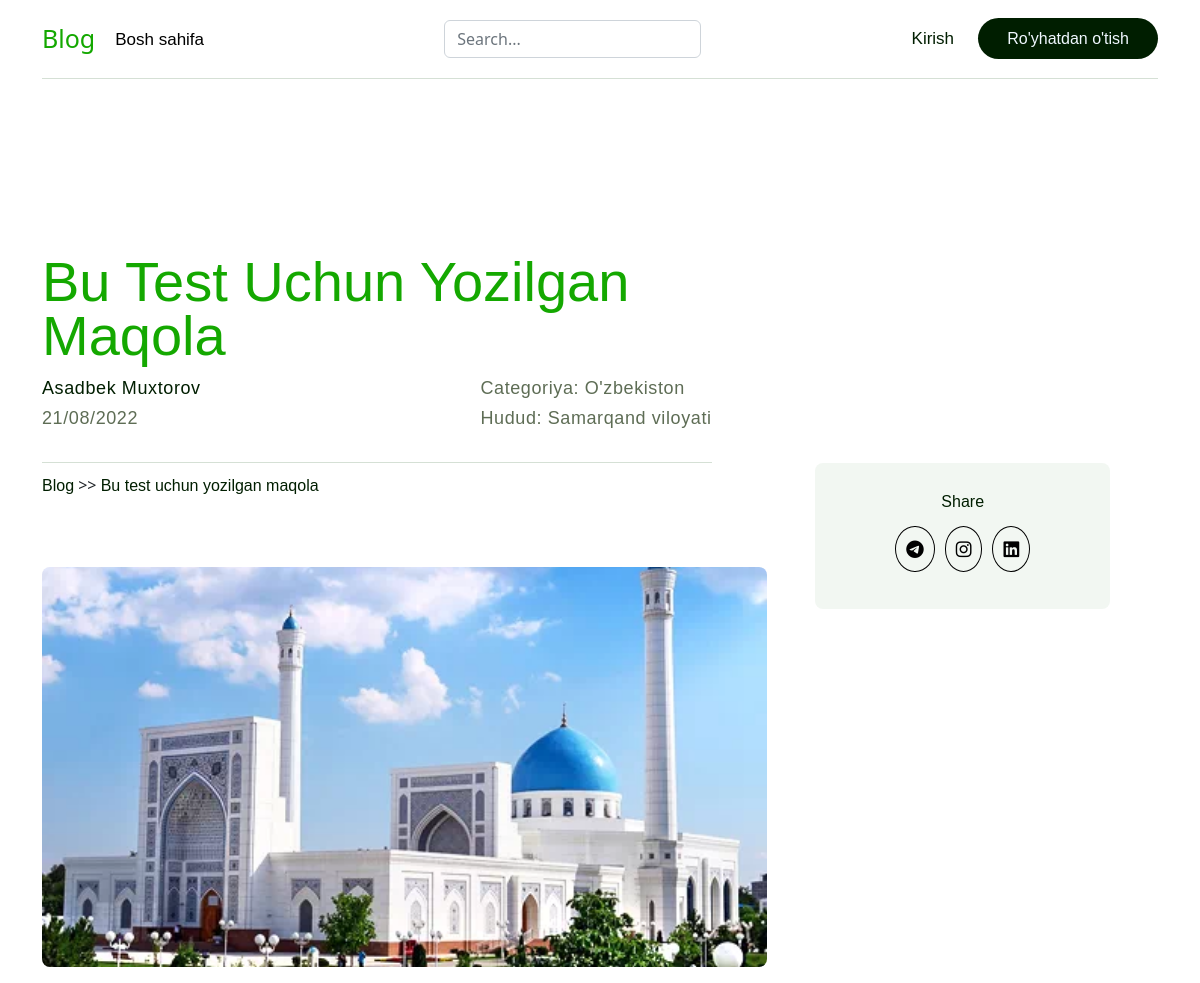
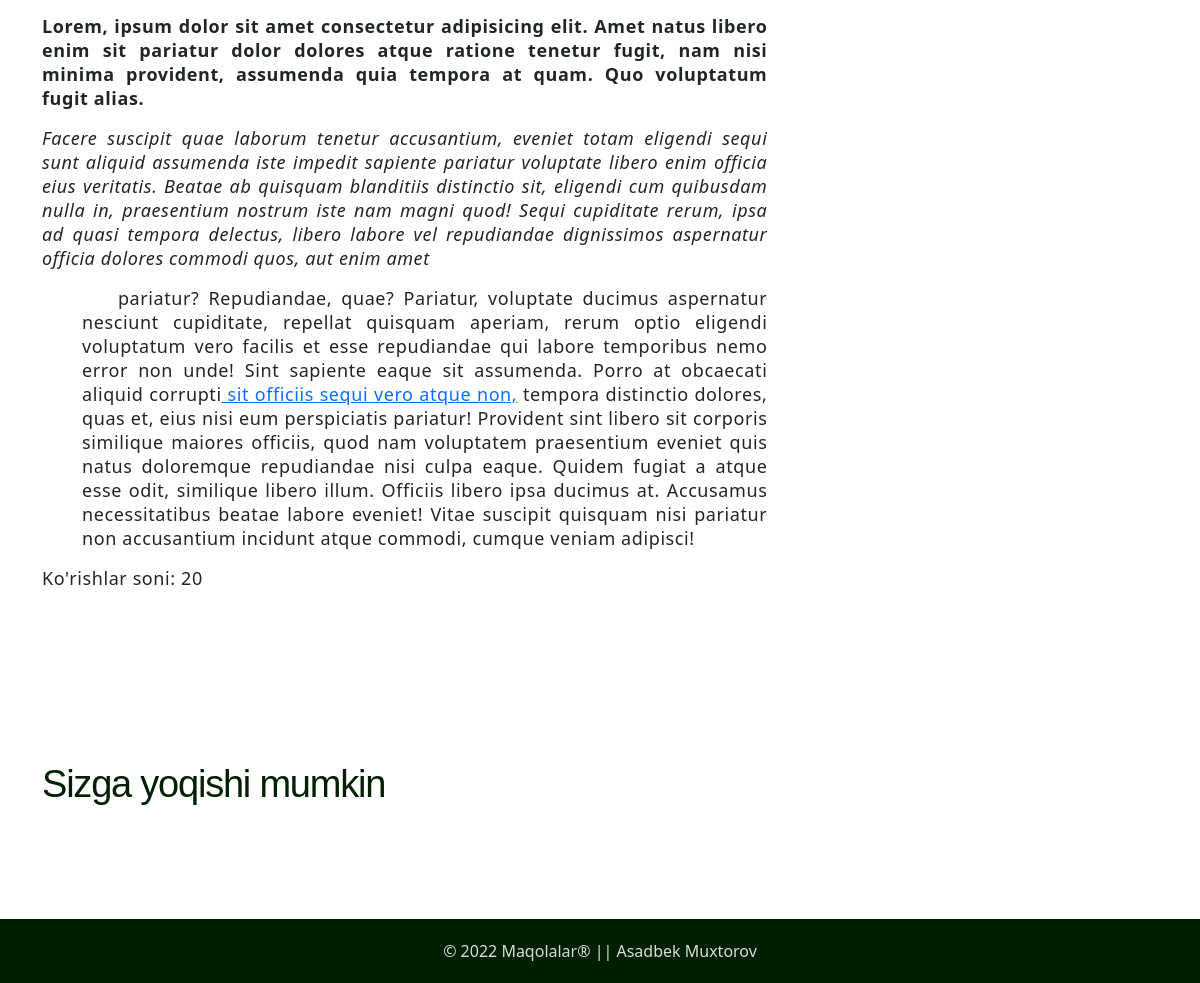
/article/10/, run on the app's committed database (2 pictures, top to bottom).
### articles/models.py (models this page shows, shortened)
class Articles(models.Model):
    regions = Const.regions
    categories = Const.categories
    title = models.CharField(max_length=128, verbose_name='Sarlavha')
    image = models.ImageField()
    author = models.ForeignKey(
        get_user_model(),
        on_delete=models.CASCADE,
    )
    category = models.CharField(
        max_length=35,
        choices=categories,
        default=1
    )
    region = models.CharField(
        max_length=35,
        choices=regions,
        default=14
    )
    date = models.DateTimeField(auto_now_add=True)
    body = RichTextField(verbose_name="Maqola matni:")
    blog_view = models.IntegerField(default=0)
    def get_region(self):
        return dict(Articles.regions)[self.region]
    def get_category(self):
        return dict(Articles.categories)[self.category]
    def get_date(self):
        now = self.date
        date_time = now.strftime("%d/%m/%Y")
        return date_time

### accounts/models.py (models this page shows, shortened)
class CustomUser(AbstractUser):
    regions = [
        ('1', 'Andijon viloyati'),
        ('2', 'Buxoro viloyati'),
        ('3', 'Farg\'ona viloyati'),
        ('4', 'Jizzax viloyati'),
        ('5', 'Xorazm viloyati'),
        ('6', 'Namangan viloyati'),
        ('7', 'Navoiy viloyati'),
        ('8', 'Qashqadaryo'),
        ('9', 'Qoraqalpog\'iston Respublikasi'),
        ('10', 'Samarqand viloyati'),
        ('11', 'Sirdaryo viloyati'),
        ('12', 'Surxondaryo'),
        ('13', 'Toshkent viloyati'),
        ('14', 'Toshkent shahri')
    ]
    region = models.CharField(
        max_length=35,
        choices=regions,
        default='14'
    )

### articles/views.py (the view, shortened to what this page needs)
# urls.py: path('article/<int:pk>/', views.ArticlesDetailView.as_view(), name='article_detail'),
class ArticlesDetailView(DetailView):
    model = Articles
    template_name = 'article_detail.html'
    def get_object(self):
        obj = super().get_object()
        obj.blog_view += 1
        obj.save()
        return obj

### templates/article_detail.html (shortened to what this page needs)
{% extends 'base.html' %}
{% load static %}
{% block link %}{% static 'css/article_detail.css' %}{% endblock link %}
{% block content %}
<div class="blog-detail">
    <div class="container detail-area">
        <div class="section-title">
            <h1>
                {{ object.title | title }}
            </h1>
            <div class="data">
                <div>
                    <p class="bg-author dark-text">{{ object.author.first_name | title}} {{ object.author.last_name | title}}</p>
                    <p class="bg-date">{{ object.get_date }}</p>
                </div>
                <div>
                    <p class="bg-date">Categoriya: {{ object.get_category }}</p>
                    <p class="bg-date">Hudud: {{ object.get_region }}</p>
                </div>
            </div>
        </div>
        <div class="detail-content">
            <div class="detail-main-content">
                <div class="detail-path">
                    <a href=" {% url 'home' %} ">Blog</a> >> <a href=" {% url 'article_detail' pk=object.pk %} ">{{ object.title  }}</a>
                </div>
                <div class="blog-description">
                    <div class="blog-post-photo">
                        {% if object.image %}
                        <img src="{{ object.image.url }}" alt="">
                        {% else %}
                        <img src="{% static 'images/rasm10.jpg' %}" alt="">
                        {% endif %}
                    </div>
                    <div class="blog-word">
                        <p>
                            {{ object.body | safe}}
                        </p>
                        <p>Ko'rishlar soni: {{ object.blog_view }}</p>
                    </div>
                </div>
            </div>
            <div class="detail-share">
                <p>Share</p>
                <ul class="share-items">
                    <li class="share-item">
                        <a href="https://t.me/Asadbek_Muxtorov">
                            <i class="fa-brands fa-telegram"></i>
                        </a>
                    </li>
                    <li class="share-item">
                        <a href="https://instagram.com/muxtorov4101">
                            <i class="fa-brands fa-instagram"></i>
                        </a>
                    </li>
                    <li class="share-item">
                        <a href="www.linkedin.com/in/bekmuxtorov">
                            <i class="fa-brands fa-linkedin"></i>
                        </a>
                    </li>
                </ul>
            </div>
        </div>
        <div class="might-like">
            <div class="title">
                <h2>
                    Sizga yoqishi mumkin
                </h2>
            </div>
        </div>
    </div>
</div>
{% endblock content %}

### static/css/main.css (style rules this page uses)
.dark-text { color: #001e00 !important; }
.data { display: flex; justify-content: space-between; }
.data p { margin: 0; margin-bottom: 8px; }
.blog-description { padding-top: 20px; }
.section-title { padding-top: 110px; padding-bottom: 35px; }
.section-title h1 { margin-top: 0; margin-bottom:15px; font-family: 'Upworkrza',sans-serif; color: #14a800; font-size: 56px; line-height: 54px; font-weight: 400; }
.section-title p { font-size: 18px; line-height: 1.2em; letter-spacing: .6px; font-weight: 500; color: #5e6d55; }
.bg-author { margin: 0; padding: 0; margin-top: 5px; margin-bottom: 5px; font-size: 16px; line-height: 22px; color: #9aaa97; font-weight: 500; font-family: 'Neuemontreal', sans-serif; }
.bg-date { font-style: 16px; line-height: 22px; color: #9aaa97; font-weight: 500; font-family: 'Neuemontreal', sans-serif; position: relative; bottom: 0; }

### static/css/article_detail.css (style rules this page uses)
.blog-detail .section-title { padding-top: 155px; padding-bottom: 25px; border-bottom: 1px solid #d5e0d5; width: 60%; }
.detail-path { margin-bottom: 50px; max-height: 40px; height: auto; margin-top: 10px; }
.detail-path a { color: #001e00; margin-right: 10px; text-decoration: none; font-family: 'Neuemontreal', sans-serif; background-color: transparent; font-weight: 500; margin: 5px 0; font-size: 16px; line-height: 22px; }
.blog-post-photo { overflow: hidden; width: 100%; height: 400px; margin-bottom: 30px; border-radius: 8px; }
.blog-post-photo img { width: 100%; height: 100%; object-fit: cover; -o-object-fit: cover; border: 0; vertical-align: middle; display: inline-block; max-width: 100%; }
.blog-word { margin-top: 25px; width: 100%; margin-bottom: 25px; }
.blog-word p { font-size: 18px; line-height: 24px; letter-spacing: .6px; }
.detail-content { display: flex; flex-direction: row; align-items: flex-start; justify-content: space-around; }
.detail-main-content { width: 65%; }
.detail-share { padding: 30px 80px; text-align: center; border-radius: 8px; background-color: #f2f7f2; margin-left: auto; margin-right: auto; }
.detail-share p { font-family: 'Neuemontreal', sans-serif; font-weight: 500; font-size: 16px; line-height: 18px; color: #001e00; }
.share-items { display: flex; padding: 0; flex-direction: row; margin-top: 25px; }
.share-item { list-style: none; }
.share-item a { text-decoration: none; color: black; padding: 10px; border-radius: 50%; border: 1px solid ; transition: all 0.5s; font-size: 18px }
.share-item:not(:last-child) { margin-right: 10px; }
.might-like { padding-top: 150px; }
.title h2 { margin-top: 0; margin-bottom: 15px; font-family: 'Neuemontreal', sans-serif; color: #001e00; font-size: 38px; line-height: 39px; font-weight: 400; letter-spacing: -.032em; }

### data on the page
Articles: title "Bu Test Uchun Yozilgan Maqola", author.first_name "Asadbek", author.last_name "Muxtorov", get_date "21/08/2022", get_category "O'zbekiston", get_region "Samarqand viloyati", title "Bu test uchun yozilgan maqola", image (picture), body "Lorem, ipsum dolor sit amet consectetur adipisicing elit. Amet natus libero enim sit pariatur dolor dolores atque ratione tenetur fugit, nam nisi minima provident, assumenda quia tempora at quam. Quo voluptatum fugit alias. Facere suscipit quae laborum tenetur accusantium, eveniet totam eligendi sequi sunt aliquid assumenda iste impedit sapiente pariatur voluptate libero enim officia eius veritatis. Beatae ab quisquam blanditiis distinctio sit, eligendi cum quibusdam nulla in, praesentium nostrum iste nam magni quod! Sequi cupiditate rerum, ipsa ad quasi tempora delectus, libero labore vel repudiandae dignissimos aspernatur officia dolores commodi quos, aut enim amet pariatur? Repudiandae,…", blog_view "20"
